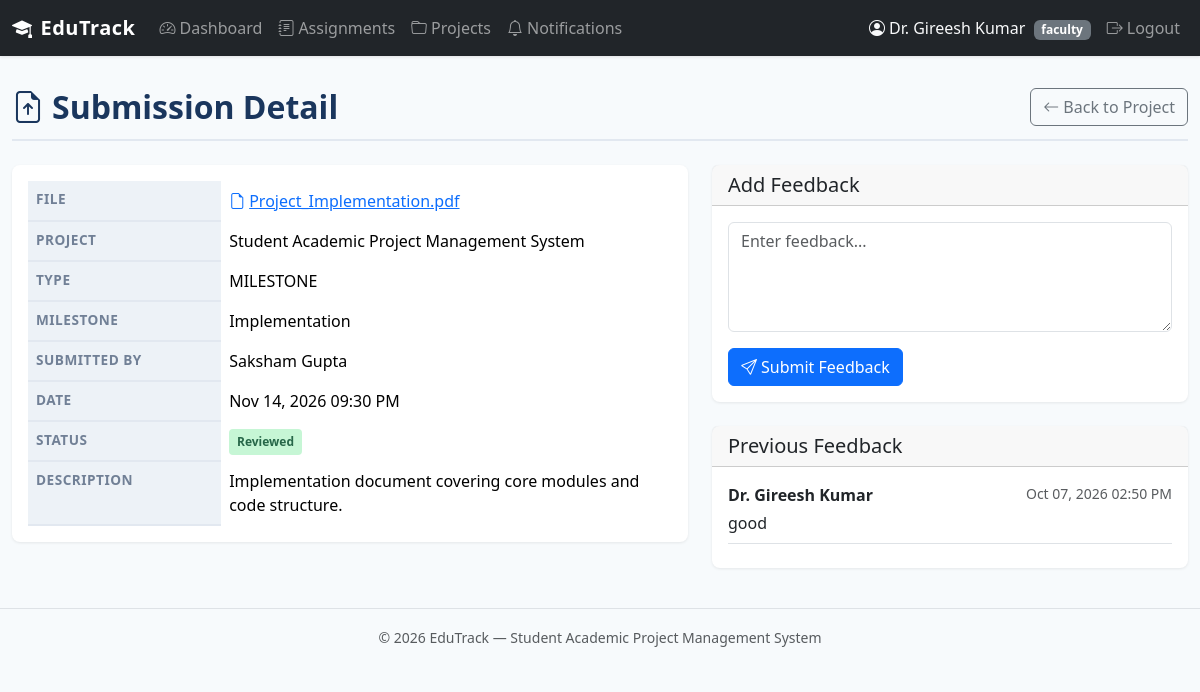
Page /faculty/submission/2 (signed in) on the committed database.
### tables this page shows
CREATE TABLE users (
    user_id INTEGER PRIMARY KEY AUTOINCREMENT,
    name TEXT NOT NULL,
    email TEXT UNIQUE NOT NULL,
    password_hash TEXT NOT NULL,
    role TEXT NOT NULL CHECK(role IN ('student', 'faculty', 'admin')),
    is_active INTEGER NOT NULL DEFAULT 1,
    created_at TIMESTAMP DEFAULT CURRENT_TIMESTAMP
);

CREATE TABLE submissions (
    submission_id INTEGER PRIMARY KEY AUTOINCREMENT,
    project_id INTEGER NOT NULL,
    milestone_id INTEGER,
    submitted_by INTEGER NOT NULL,
    original_filename TEXT,
    stored_filename TEXT,
    file_path TEXT,
    description TEXT,
    submission_type TEXT NOT NULL CHECK(submission_type IN ('MILESTONE', 'FINAL')),
    status TEXT NOT NULL DEFAULT 'SUBMITTED' CHECK(status IN ('SUBMITTED', 'REVIEWED')),
    submitted_at TIMESTAMP DEFAULT CURRENT_TIMESTAMP,
    FOREIGN KEY (project_id) REFERENCES projects(project_id),
    FOREIGN KEY (milestone_id) REFERENCES milestones(milestone_id),
    FOREIGN KEY (submitted_by) REFERENCES users(user_id)
);

CREATE TABLE projects (
    project_id INTEGER PRIMARY KEY AUTOINCREMENT,
    assignment_id INTEGER NOT NULL,
    team_id INTEGER NOT NULL,
    faculty_id INTEGER NOT NULL,
    title TEXT NOT NULL,
    description TEXT,
    status TEXT NOT NULL DEFAULT 'DRAFT' CHECK(status IN ('DRAFT', 'UNDER_REVIEW', 'REVISION_REQUESTED', 'APPROVED', 'IN_PROGRESS', 'COMPLETED')),
    submitted_at TIMESTAMP,
    approved_at TIMESTAMP,
    completed_at TIMESTAMP,
    created_at TIMESTAMP DEFAULT CURRENT_TIMESTAMP,
    updated_at TIMESTAMP DEFAULT CURRENT_TIMESTAMP,
    FOREIGN KEY (assignment_id) REFERENCES assignments(assignment_id),
    FOREIGN KEY (team_id) REFERENCES teams(team_id),
    FOREIGN KEY (faculty_id) REFERENCES users(user_id)
);

CREATE TABLE milestones (
    milestone_id INTEGER PRIMARY KEY AUTOINCREMENT,
    project_id INTEGER NOT NULL,
    title TEXT NOT NULL,
    description TEXT,
    due_date TEXT,
    status TEXT NOT NULL DEFAULT 'PENDING' CHECK(status IN ('PENDING', 'SUBMITTED', 'COMPLETED')),
    created_at TIMESTAMP DEFAULT CURRENT_TIMESTAMP,
    updated_at TIMESTAMP DEFAULT CURRENT_TIMESTAMP,
    FOREIGN KEY (project_id) REFERENCES projects(project_id)
);

CREATE TABLE feedback (
    feedback_id INTEGER PRIMARY KEY AUTOINCREMENT,
    submission_id INTEGER NOT NULL,
    faculty_id INTEGER NOT NULL,
    comment TEXT NOT NULL,
    created_at TIMESTAMP DEFAULT CURRENT_TIMESTAMP,
    FOREIGN KEY (submission_id) REFERENCES submissions(submission_id),
    FOREIGN KEY (faculty_id) REFERENCES users(user_id)
);

### routes/faculty.py (the view)
@faculty_bp.route('/submission/<int:submission_id>')
@role_required('faculty')
def submission_detail(submission_id):
    submission = query_db('''
        SELECT s.*, u.name AS student_name, m.title AS milestone_title,
               p.title AS project_title, p.project_id
        FROM submissions s
        JOIN users u ON s.submitted_by = u.user_id
        LEFT JOIN milestones m ON s.milestone_id = m.milestone_id
        JOIN projects p ON s.project_id = p.project_id
        WHERE s.submission_id = ? AND p.faculty_id = ?
    ''', [submission_id, session['user_id']], one=True)
    if not submission:
        flash('Submission not found.', 'danger')
        return redirect(url_for('faculty.projects'))
    feedbacks = query_db('''
        SELECT f.*, u.name AS faculty_name
        FROM feedback f JOIN users u ON f.faculty_id = u.user_id
        WHERE f.submission_id = ?
        ORDER BY f.created_at DESC
    ''', [submission_id])
    return render_template('faculty/submission_detail.html',
                           submission=submission, feedbacks=feedbacks)

### db.py (called while the page is built)
def get_db():
    if 'db' not in g:
        g.db = sqlite3.connect(
            current_app.config['DATABASE'],
            detect_types=sqlite3.PARSE_DECLTYPES
        )
        g.db.row_factory = sqlite3.Row
        g.db.execute('PRAGMA foreign_keys = ON')
    return g.db

def query_db(query, args=(), one=False):
    cur = get_db().execute(query, args)
    rv = cur.fetchall()
    cur.close()
    return (rv[0] if rv else None) if one else rv

### routes/__init__.py (called while the page is built)
def role_required(role):
    def decorator(f):
        @wraps(f)
        def decorated_function(*args, **kwargs):
            if 'user_id' not in session:
                flash('Please log in to access this page.', 'warning')
                return redirect(url_for('auth.login'))
            if session.get('role') != role:
                abort(403)
            return f(*args, **kwargs)
        return decorated_function
    return decorator

### routes/auth.py (called while the page is built)
@auth_bp.app_context_processor
def inject_unread_count():
    if 'user_id' in session:
        count = query_db(
            'SELECT COUNT(*) AS cnt FROM notifications WHERE user_id = ? AND is_read = 0',
            [session['user_id']], one=True
        )
        return {'unread_count': count['cnt'] if count else 0}
    return {'unread_count': 0}

### templates/faculty/submission_detail.html (shortened to what this page needs)
{% extends "base.html" %}
{% block content %}
<div class="page-header d-flex justify-content-between align-items-center">
    <h2><i class="bi bi-file-earmark-arrow-up me-2"></i>Submission Detail</h2>
    <a href="{{ url_for('faculty.project_detail', project_id=submission['project_id']) }}" class="btn btn-outline-secondary"><i class="bi bi-arrow-left me-1"></i>Back to Project</a>
</div>
<div class="row g-4">
    <div class="col-md-7">
        <div class="card mb-4">
            <div class="card-body">
                <table class="table table-borderless mb-0">
                    <tbody>
                        <tr><th style="width: 30%;">File</th><td><a href="{{ url_for('auth.download_file', filename=submission['stored_filename']) }}"><i class="bi bi-file-earmark me-1"></i>{{ submission['original_filename'] }}</a></td></tr>
                        <tr><th>Project</th><td>{{ submission['project_title'] }}</td></tr>
                        <tr><th>Type</th><td>{{ submission['submission_type'] }}</td></tr>
                        {% if submission['submission_type'] == 'MILESTONE' %}
                        <tr><th>Milestone</th><td>{{ submission['milestone_title'] }}</td></tr>
                        {% endif %}
                        <tr><th>Submitted By</th><td>{{ submission['student_name'] }}</td></tr>
                        <tr><th>Date</th><td>{{ submission['submitted_at']|format_datetime }}</td></tr>
                        <tr><th>Status</th><td><span class="badge-status {{ submission['status']|status_class }}">{{ submission['status']|status_display }}</span></td></tr>
                        <tr><th>Description</th><td>{{ submission['description'] or 'None provided.' }}</td></tr>
                    </tbody>
                </table>
            </div>
        </div>
    </div>
    <div class="col-md-5">
        <div class="card mb-4">
            <div class="card-header"><h5 class="mb-0">Add Feedback</h5></div>
            <div class="card-body">
                <form method="POST" action="{{ url_for('faculty.add_feedback', submission_id=submission['submission_id']) }}">
                    <div class="mb-3">
                        <textarea class="form-control" name="comment" rows="4" required placeholder="Enter feedback..."></textarea>
                    </div>
                    <button type="submit" class="btn btn-primary"><i class="bi bi-send me-1"></i>Submit Feedback</button>
                </form>
            </div>
        </div>
        {% if feedbacks %}
        <div class="card">
            <div class="card-header"><h5 class="mb-0">Previous Feedback</h5></div>
            <div class="card-body">
                {% for fb in feedbacks %}
                <div class="border-bottom pb-2 mb-2">
                    <div class="d-flex justify-content-between">
                        <strong>{{ fb['faculty_name'] }}</strong>
                        <small class="text-muted">{{ fb['created_at']|format_datetime }}</small>
                    </div>
                    <p class="mb-0 mt-1">{{ fb['comment'] }}</p>
                </div>
                {% endfor %}
            </div>
        </div>
        {% endif %}
    </div>
</div>
{% endblock %}

### templates/base.html (shortened to what this page needs)
<!DOCTYPE html>
<html lang="en">
<head>
    <link href="https://cdn.jsdelivr.net/npm/bootstrap@5.3.2/dist/css/bootstrap.min.css" rel="stylesheet">
    <link href="https://cdn.jsdelivr.net/npm/bootstrap-icons@1.11.2/font/bootstrap-icons.min.css" rel="stylesheet">
    <link href="{{ url_for('static', filename='css/style.css') }}" rel="stylesheet">
</head>
<body>
    <nav class="navbar navbar-expand-lg navbar-dark bg-dark">
        <div class="container-fluid">
            <a class="navbar-brand" href="/">
                <i class="bi bi-mortarboard-fill me-2"></i>EduTrack
            </a>
            <div class="collapse navbar-collapse" id="navbarNav">
                {% if session.get('user_id') %}
                <ul class="navbar-nav me-auto">
                    {% if session.get('role') == 'student' %}
                    <li class="nav-item"><a class="nav-link" href="{{ url_for('student.dashboard') }}"><i class="bi bi-speedometer2 me-1"></i>Dashboard</a></li>
                    <li class="nav-item"><a class="nav-link" href="{{ url_for('student.assignments') }}"><i class="bi bi-journal-text me-1"></i>Assignments</a></li>
                    <li class="nav-item"><a class="nav-link" href="{{ url_for('student.teams') }}"><i class="bi bi-people me-1"></i>Teams</a></li>
                    <li class="nav-item"><a class="nav-link" href="{{ url_for('student.notifications') }}"><i class="bi bi-bell me-1"></i>Notifications{% if unread_count %} <span class="badge bg-danger">{{ unread_count }}</span>{% endif %}</a></li>
                    {% elif session.get('role') == 'faculty' %}
                    <li class="nav-item"><a class="nav-link" href="{{ url_for('faculty.dashboard') }}"><i class="bi bi-speedometer2 me-1"></i>Dashboard</a></li>
                    <li class="nav-item"><a class="nav-link" href="{{ url_for('faculty.assignments') }}"><i class="bi bi-journal-text me-1"></i>Assignments</a></li>
                    <li class="nav-item"><a class="nav-link" href="{{ url_for('faculty.projects') }}"><i class="bi bi-folder me-1"></i>Projects</a></li>
                    <li class="nav-item"><a class="nav-link" href="{{ url_for('faculty.notifications') }}"><i class="bi bi-bell me-1"></i>Notifications</a></li>
                    {% endif %}
                </ul>
                <ul class="navbar-nav">
                    <li class="nav-item">
                        <span class="nav-link text-light">
                            <i class="bi bi-person-circle me-1"></i>{{ session.get('user_name', '') }}
                            <span class="badge bg-secondary ms-1">{{ session.get('role', '') }}</span>
                        </span>
                    </li>
                    <li class="nav-item">
                        <a class="nav-link" href="{{ url_for('auth.logout') }}"><i class="bi bi-box-arrow-right me-1"></i>Logout</a>
                    </li>
                </ul>
                {% endif %}
            </div>
        </div>
    </nav>
    <main class="container-fluid py-3">
        {% block content %}{% endblock %}
    </main>
    <footer class="text-center py-3 mt-4 border-top">
        <small class="text-muted">&copy; 2026 EduTrack — Student Academic Project Management System</small>
    </footer>
</body>
</html>

### static/css/style.css (style rules this page uses)
:root { --primary: #2c5282; --primary-dark: #1a365d; --primary-light: #ebf4ff; --success: #276749; --warning: #c05621; --danger: #c53030; --gray-50: #f7fafc; --gray-100: #edf2f7; --gray-200: #e2e8f0; --gray-500: #a0aec0; --gray-600: #718096; --gray-700: #4a5568; --gray-800: #2d3748; --gray-900: #1a202c; }
body { font-family: 'Segoe UI', system-ui, -apple-system, sans-serif; background: var(--gray-50); color: var(--gray-800); min-height: 100vh; }
.navbar-brand { font-weight: 700; letter-spacing: .5px; }
.navbar { box-shadow: 0 1px 3px rgba(0,0,0,.1); }
.card { border: none; border-radius: .5rem; box-shadow: 0 1px 3px rgba(0,0,0,.08); transition: box-shadow .2s; }
.badge-status { font-size: .75rem; padding: .35em .65em; border-radius: .25rem; font-weight: 600; }
.badge-reviewed { background: #c6f6d5; color: var(--success); }
.table th { background: var(--gray-100); font-size: .85rem; text-transform: uppercase; letter-spacing: .5px; color: var(--gray-600); border-bottom: 2px solid var(--gray-200); }
.page-header { margin-bottom: 1.5rem; padding-bottom: .75rem; border-bottom: 2px solid var(--gray-200); }
.page-header h2 { font-weight: 700; color: var(--primary-dark); margin: 0; }

### rows in the picture
users: get "Dr. Gireesh Kumar", get "faculty"
submissions: original_filename "Project_Implementation.pdf", submission_type "MILESTONE", submitted_at "Nov 14, 2026 09:30 PM", status|status_display "Reviewed", description "Implementation document covering core modules and code structure."
projects: project_title "Student Academic Project Management System"
milestones: milestone_title "Implementation"
users: student_name "Saksham Gupta"
feedback: faculty_name "Dr. Gireesh Kumar", created_at "Oct 07, 2026 02:50 PM", comment "good"
